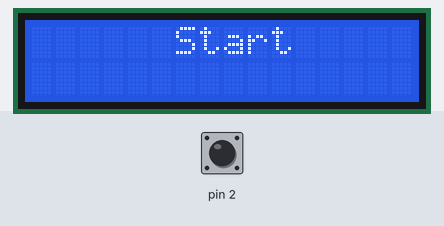
Simulated run of this sketch. Board: Arduino Uno, built with avr-gcc and run on an emulated ATmega328P. Shown: 16×2 character LCD. Inputs (shaded band) come from the test bench; at power-on: pin 2 HIGH. Random numbers use the default seed unless the sketch sets one.

Above: at 1.3 s.
1.4 s: pin 2 pulled LOW for 0.15 s
At 2.3 s:
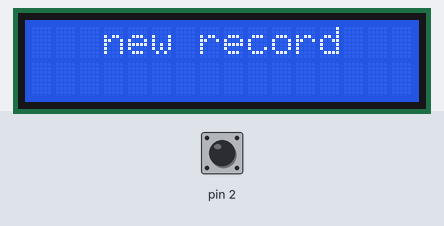
4.4 s: pin 2 pulled LOW for 3.2 s
At 4.8 s:
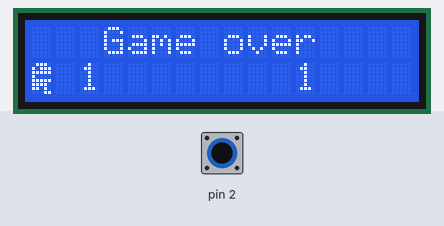
9.1 s: pin 2 pulled LOW for 1 s
At 11.0 s:
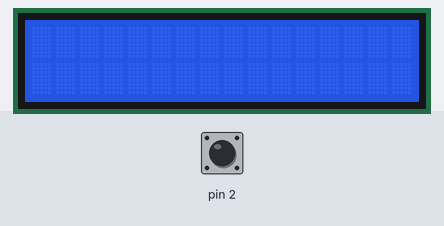
11.6 s: pin 2 pulled LOW for 1 s
At 13.0 s:
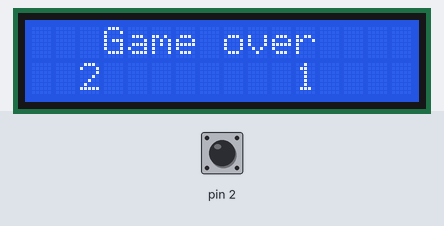
Timing chart, 0 to 14.6 s (numbered marks = the images above; inputs shaded):
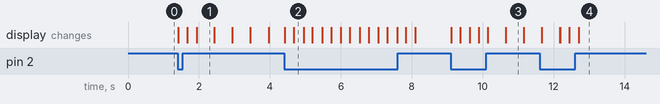

Measured:
- after the input at 1.4 s, the display: first changes at once (image 1 shows a later state)
- after the input at 4.4 s, the display: first changes at once (image 2 shows a later state)
- after the input at 9.1 s, the display: first changes at once (image 3 shows a later state)
- what the display in image 1 shows lasts 0.5 s, from 1.9 s to 2.4 s

The sketch:

DINO2.ino
```cpp
#include <LiquidCrystal_I2C.h> // подключаем библиотеку для QAPASS 1602
#include <Wire.h> // библиотека для управления устройствами по I2C
LiquidCrystal_I2C LCD(0x27, 16, 2); // присваиваем имя LCD для дисплея

int y;//основа
volatile int y1;//выбор игрока
int y2;//время
int y3;//пробелы
int y4;//счетчик
int y5;
boolean z;//расположение игрока
int z1;//рандом
int z2;//рандом
int z3;//рандом
int z4;//рандом
int x;
int x1 = 16;//движение препядствий
int x2 = 20;//движение препядствий
int x3 = 24;//движение препядствий
int x4 = 28;//движение препядствий

byte man1[8] = {
  0b01110,
  0b10111,
  0b11111,
  0b10000,
  0b11111,
  0b11110,
  0b10011,
  0b11000
};

byte man2[8] = {
  0b01110,
  0b10111,
  0b11111,
  0b10000,
  0b11111,
  0b11110,
  0b11010,
  0b00011
};

byte man3[8] = {
  0b11000,
  0b10011,
  0b11110,
  0b11111,
  0b10000,
  0b11111,
  0b10111,
  0b01110
};

byte man4[8] = {
  0b00011,
  0b11001,
  0b11110,
  0b11111,
  0b10000,
  0b11111,
  0b10111,
  0b01110
};

byte car[8] = {
  0b01110,
  0b01110,
  0b01110,
  0b01110,
  0b01110,
  0b01110,
  0b01110,
  0b01110
};

void setup() {
  pinMode(2,INPUT_PULLUP);
  LCD.init(); // инициализация LCD дисплея
  LCD.backlight(); // включение подсветки дисплея
  LCD.createChar(1, man1);// put your setup code here, to run once:
  LCD.createChar(2, man2);
  LCD.createChar(3, man3);
  LCD.createChar(4, man4);
  LCD.createChar(5, car);
  Serial.begin(9600);
  randomSeed(analogRead(0));
}

void loop() {
if(y == 0){
  LCD.setCursor(6,0);
  LCD.print("Start");
if(digitalRead(2) == 0){
  LCD.clear();
  y = 1;
  }
}

if(y == 1){
  if(x == 0){
    z1 = random(0, 2);
    z2 = random(0, 2);
    z3 = random(0, 2);
    z4 = random(0, 2);
    x = 1;
  }
  LCD.setCursor(x1,z1);
  LCD.print(char(5));
  LCD.setCursor(x2,z2);
  LCD.print(char(5));
  LCD.setCursor(x3,z3);
  LCD.print(char(5));
  LCD.setCursor(x4,z4);
  LCD.print(char(5));
  x1--;
  x2--;
  x3--;
  x4--;
  if(digitalRead(2) == 0){
  z = !z;
  if(z == 1){
    y1 = 1;

  }
  if(z == 0){
    y1 = 3;
  }
  }
  LCD.setCursor(0,z);
  LCD.print(char(y1));
  delay(250);
  LCD.setCursor(0,z);
  LCD.print(char(y1 + 1));
  delay(250);
  y4++;
  LCD.clear();

  if(x1 < 0){
    x1 = 15;
    z1 = random(0, 2);
  }
  if(x2 < 0){
    x2 = 15;
    z2 = random(0, 2);
  }
  if(x3 < 0){
    x3 = 15;
    z3 = random(0, 2);
  }
  if(x4 < 0){
    x4 = 15;
    z4 = random(0, 2);
  }

  if(x1 == 0 || x2 == 0 || x3 == 0 || x4 == 0 && z == z1 || z == z2 || z == z3 || z == z4){
    y = 2;
}
}

if(y == 2){
  if(y4 > y5){
  y5 = y4;
  LCD.setCursor(3,0);
  LCD.print("new record");
  delay(500);
  LCD.clear();
  delay(500);
  LCD.setCursor(3,0);
  LCD.print("new record");
  delay(500);
  LCD.clear();
  delay(500);
  LCD.setCursor(2,1);
  LCD.print(y4);
  }
  else{
  LCD.setCursor(2,1);
  LCD.print(y5);
  }
  LCD.setCursor(11,1);
  LCD.print(y4);
  LCD.setCursor(3,0);
  LCD.print("Game over");
  if(digitalRead(2) == 0){
  volatile int y1;//выбор игрока
y2 = 0;//время
y3 = 0;//пробелы
y4 = 0;//счетчик
z = 0;//расположение игрока
x = 0;
x1 = 16;//движение препядствий
x2 = 20;//движение препядствий
x3 = 24;//движение препядствий
x4 = 28;//движение препядствий
y = 1;
  }
}
}
```
